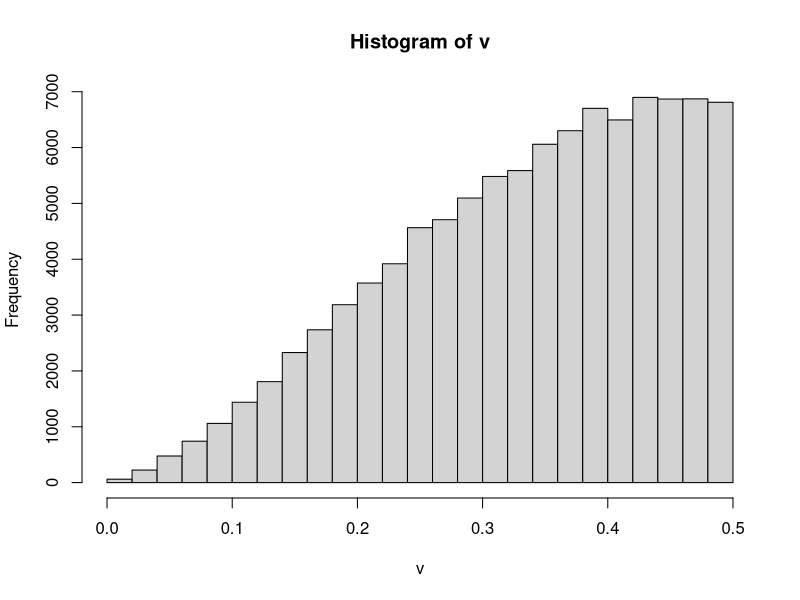
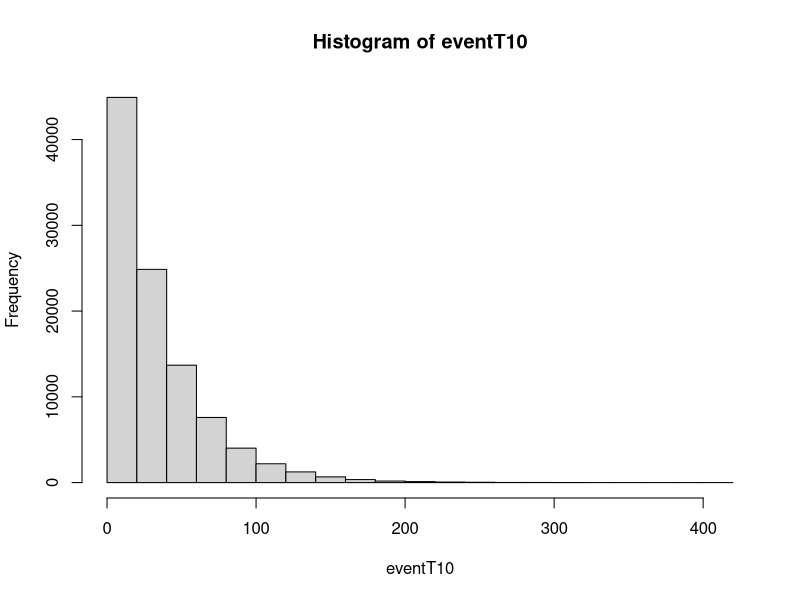
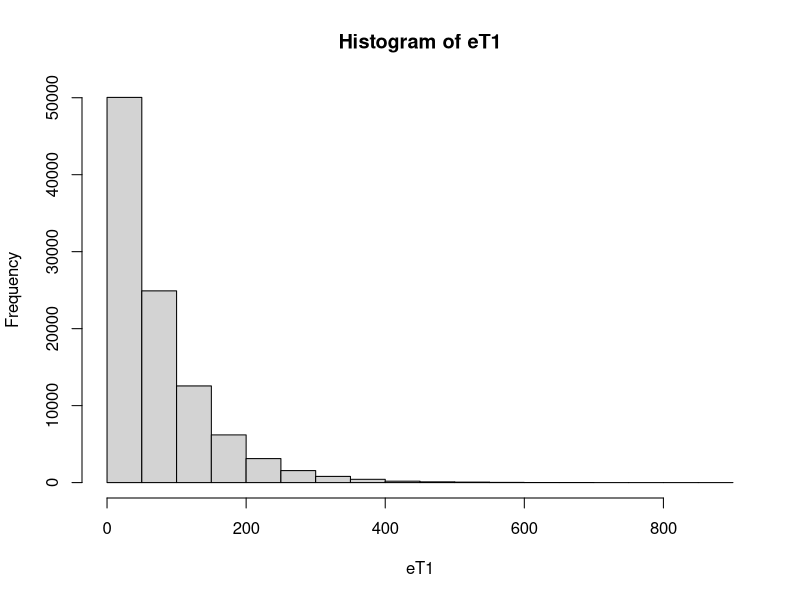
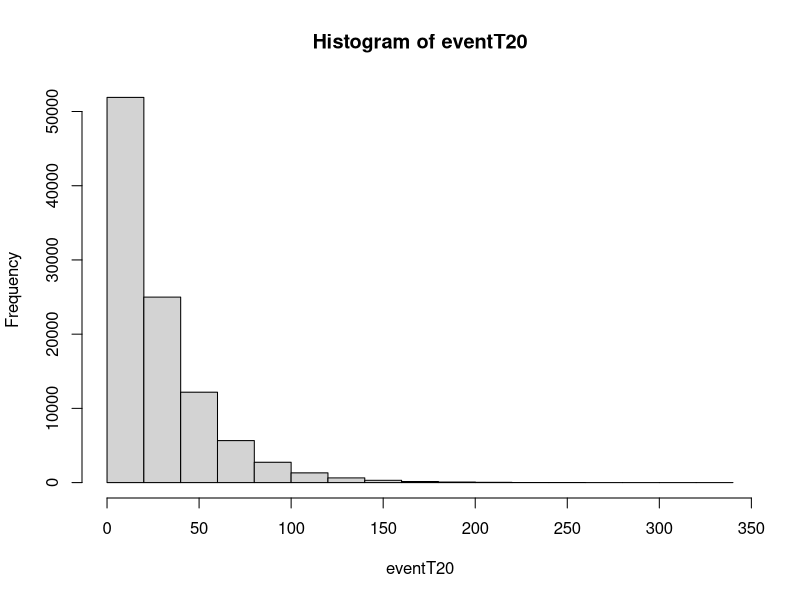
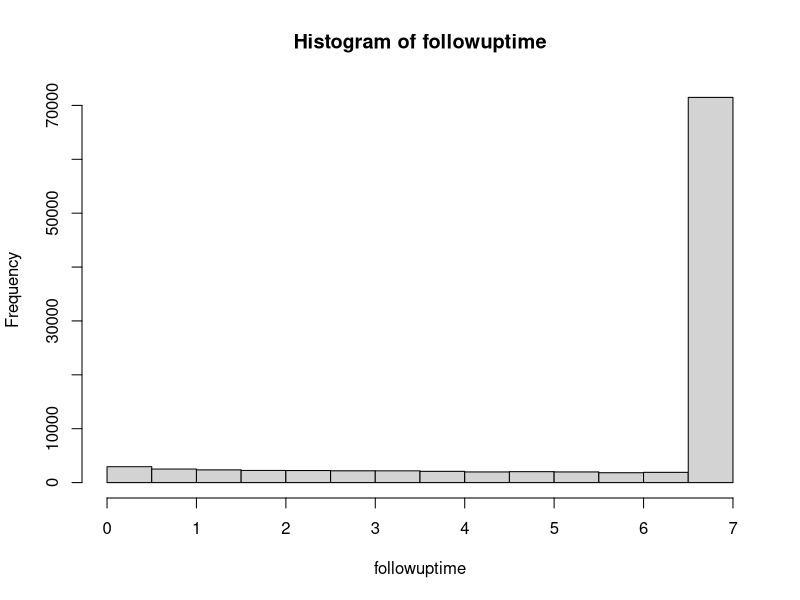
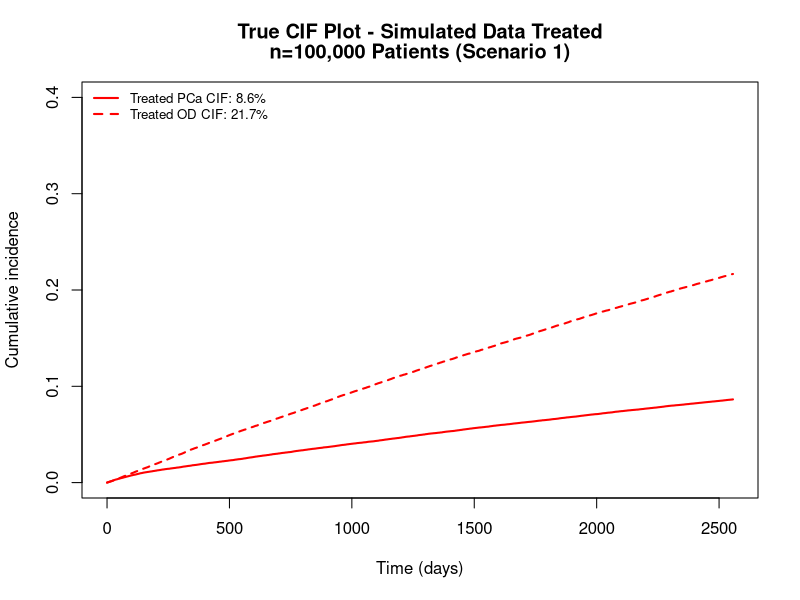

Reproduce these figures in R, in order.
# Load required libraries
library(survival)

# Seed
set.seed(585501225)

# Number of patients
n <- 100000

# Confounder (L as our measured confounder)
L <- rnorm(n, mean = 0, sd = 1)

# Treatment initiation times using a Weibull distribution
lambda <- 2.5  # Shape parameter for Weibull distribution
scale_param <- 0.585 * exp(0.2 * L)
W_star_weibull <- rweibull(n, shape = lambda, scale = scale_param)

summary(W_star_weibull)

##THE ABOVE CODE RETURNS TIMES LESS THAN 0.5 FOR ROUGHLY 51% OF THE PATIENTS


# Identify patients whose Weibull-generated treatment times are beyond 0.5
g <- 0.5
late_treated_indices <- which(W_star_weibull > g)
num_late <- length(late_treated_indices)

num_7<-round(0.178 * length(late_treated_indices))
sampled_indices <- sample(late_treated_indices, num_7)
W_star_weibull[sampled_indices] <- 7 + runif(num_7, min = 0, max = 3)  # Adding a random time beyond 7 years for variation

# Function to generate valid treatment initiation times 
for (i in 1:n) {
  while (TRUE) {
    time <- rweibull(1, shape = lambda, scale = scale_param[i])
    if (time <= g) {
      W_star_weibull[i] <- time
      break
    }
  }
}

# Generate treatment initiation times

W_star <- W_star_weibull

# Sample treatment initiation times randomly
v <- sample(W_star, n, replace = TRUE)

# Determine treatment status at any time t
A<-ifelse(v<=g, 1, 0)
table(A) ##all patients were untreated
hist(v) ##treatment was within 6 months


##Time to events
#Event 1: PCa Death
lambda1<-0.030; betaA1 <- -0.78; betaL <- 0.95
#pre-treatment
eventT10<-rexp(n, rate = lambda1 * exp(0*L))
hist(eventT10)
#post-treatment
newT1<-rexp(n, rate = lambda1 * exp(0*L + betaA1))
#event time 1
eT1<-ifelse(eventT10<v, eventT10, (newT1+v))
hist(eT1)

##Event 2 (not dependent on A_t)
lambda2<-0.037; betaL2 <- 1.15
eventT20<-rexp(n, rate = lambda2 * exp(0*L))
hist(eventT20)

eT2<-eventT20


# survival time
followuptime <- pmin(eT1, eT2,7)
hist(followuptime)

# Generate event indicator (1: prostate cancer death, 2: other death, 0: censored)
death <- ifelse(eT1 == followuptime, 1, ifelse(eT2 == followuptime, 2,0))
table(death)

# Create a data frame
Simdata1 <- data.frame(Patientid = 1:n,
                       L=L,
                       A=A,
                       Treatment_time=v,
                       Followuptime=followuptime,
                       Death=death,
                       Vital_status = ifelse(death==0, 0, 1)
)

head(Simdata1)

##Let's convert followuptime and treatment_time to days 
Simdata1$Followuptime<-round(Simdata1$Followuptime*365.25, digits = 2)
Simdata1$Treatment_time<-round(Simdata1$Treatment_time*365.25, 2)

##Overall survival at 7 years
km1 <- survfit(Surv(Followuptime, Vital_status) ~ 1, data = Simdata1)
summary(km1, times=2556)

##CIFs at 7 years
cif1 <- survfit(Surv(Followuptime, as.factor(Death)) ~ 1, data = Simdata1)
summary(cif1, times=2556)

plot(cif1,ylim=c(0,0.40),xlab="Time (days)",ylab="Cumulative incidence", 
     col=c("red","red"),lwd=2,lty=c(1,2),conf.int=F,
     main=c(paste("True CIF Plot - Simulated Data Treated"), paste("n=100,000 Patients (Scenario 1)")))
legend(x="topleft",c("Treated PCa CIF: 8.6%", "Treated OD CIF: 21.7%"),
       col=c("red", "red"),lwd=2,lty=c(1,2),bty="n", c=0.8)


